Frame 1 (no input): blank canvas, image omitted
Frame 60 (the mouse pressed at the canvas centre just before this capture): blank canvas, image omitted
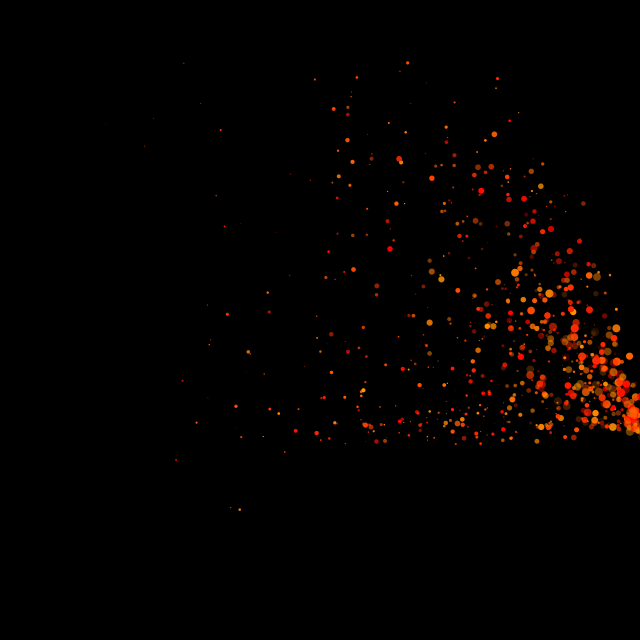
Frame 120 (the mouse held since frame 60 and released just before this capture)

The Processing sketch whose frames 1 and 60 were blank and that drew this single picture after the mouse press (run headless with seeded random() and noise(); from frame 60 on, the mouse is pressed at the canvas centre):

// Processing sketch: processing_163969
// ── processing_163969.pde

ArrayList sparks = new ArrayList();
PVector gravity = new PVector(0, 0.3);

void setup() {
  size(640, 640);
  noStroke();
}

void draw() {
  background(0);
  for (int i = 0; i < sparks.size (); i++) {
    Spark s = (Spark) sparks.get(i);
    s.draw(); 
    s.applyForce(gravity);
    s.boundaries();
    if (s.num <= 0) {
      sparks.remove(s);
    }
  }
  for (int i = 0; i < (int)map(mouseX, 0, width, 0, 50); i++) {
    sparks.add(new Spark());
  }
}

class Spark {
  PVector loc;
  PVector vel;
  PVector acc;
  float d;
  /* Life span */
  float num = random(100, 1000);
  Spark() {
    loc = new PVector(width+12, height-200);
    vel = new PVector(random(-10, -3), random(-15, -3));
    acc = new PVector(0, 0);
    d = (1000-num)/100;
  }

  void draw() {
    vel.add(acc);
    loc.add(vel);
    acc.mult(0);
    ellipse(loc.x, loc.y, d, d);
    fill(255, random(0, 150), 0, map(num, 100, 1000, 255, 0));
    num-=15;
  }

  void applyForce(PVector force) {
    PVector f = PVector.div(force, 1);
    acc.add(f);
  }

  void boundaries() {
    /* Imaginary table */
    if (loc.y > height-200 && loc.x > width/2)vel.y*=-1;
  }
}
